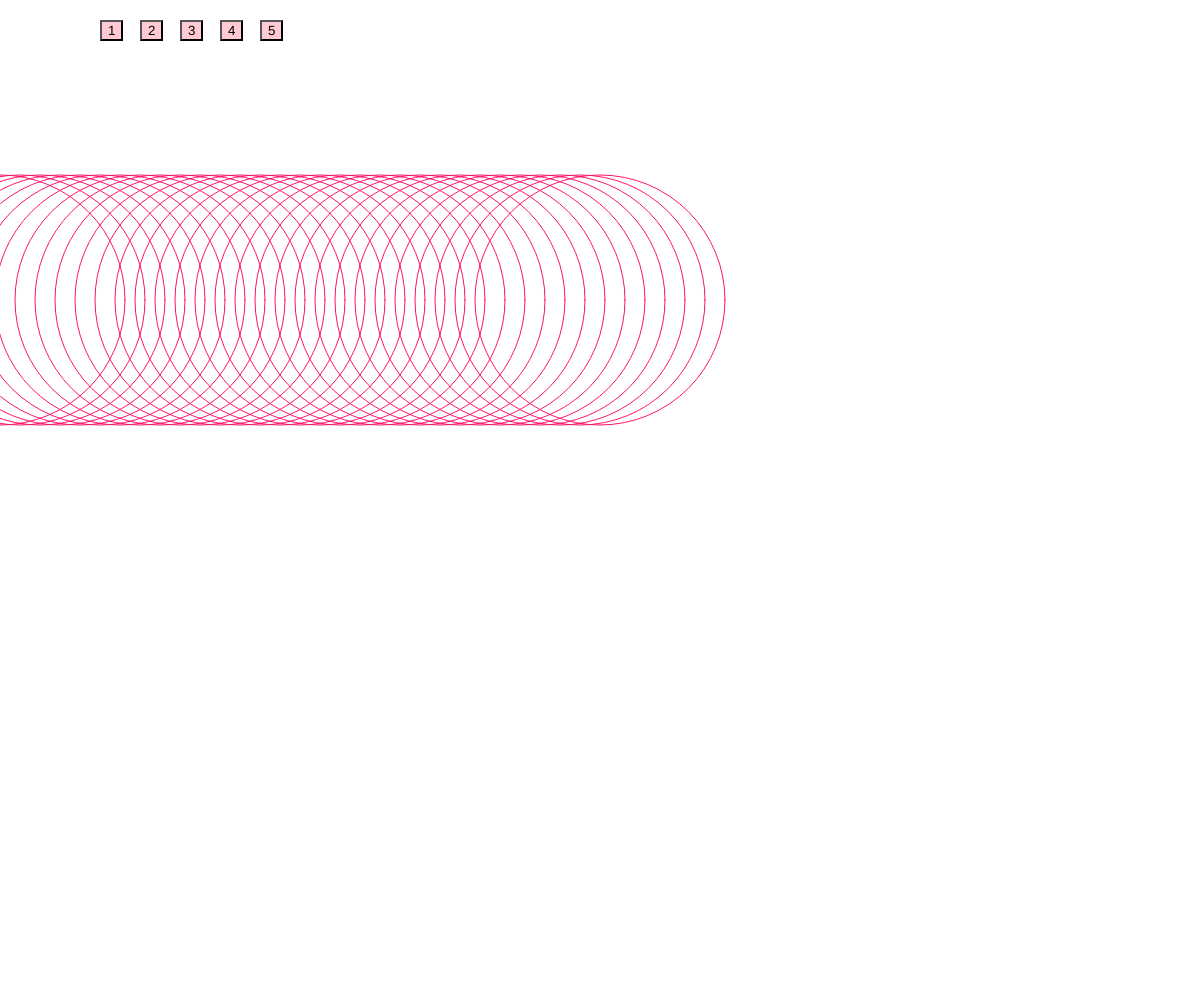
Frame 1 (no input)
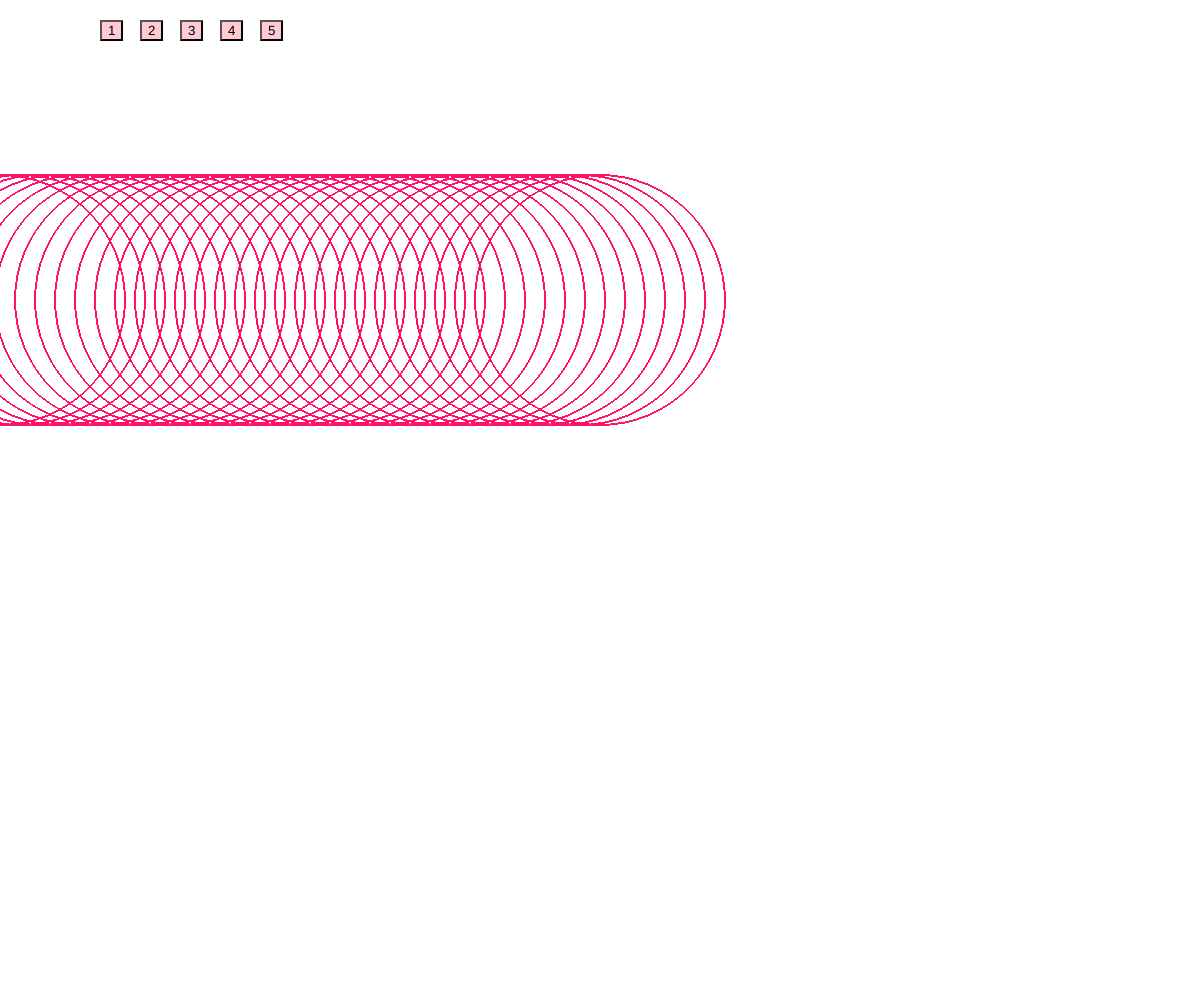
Frame 60 (no input)
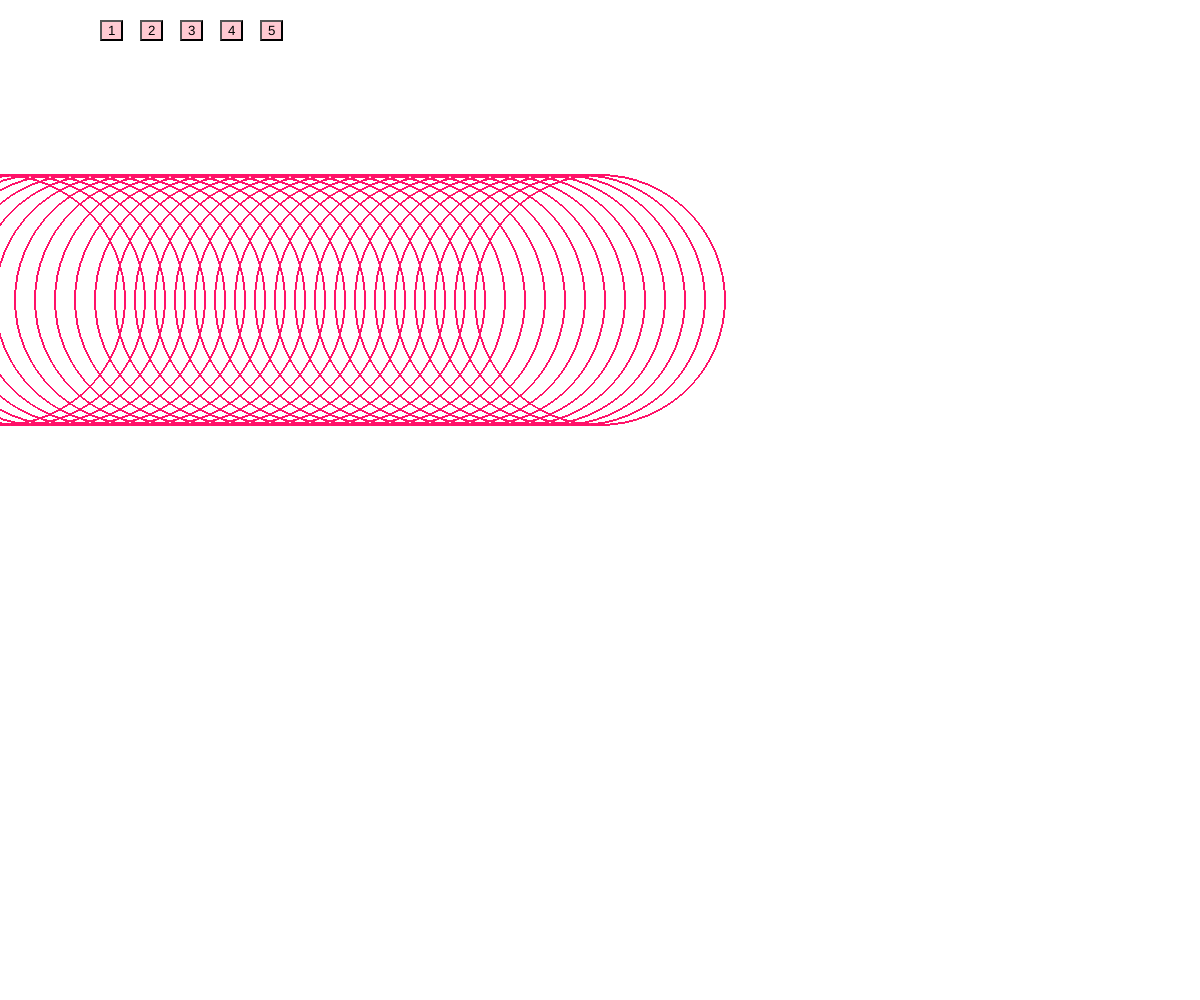
Frame 120 (the mouse pressed at the canvas centre since frame 60)

The p5.js sketch that drew these frames (run headless with seeded random() and noise() and a simulated clock; from frame 60 on, the mouse is pressed at the canvas centre):

// p5.js sketch
// ── sketch.js
let selectedEllipseNumber = 1;

let totalEllipsesCount = 600;
let spacing = 20;

function setup(){
    createCanvas(windowWidth, windowHeight);

    setupLabel();
    setupButtons();
}

function setupLabel() {
    let myDiv = createDiv('Selection:');
    myDiv.style('position', 20, spacing);
}

function setupButtons() {
    let ellipseButton1 = createButton('1');
    ellipseButton1.style('background-color', '#ffcad2');
    ellipseButton1.style('text-color', '#000000');
    ellipseButton1.position(100, spacing);
    ellipseButton1.mousePressed(function() { setSelectedEllipse(1);});

    let ellipseButton2 = createButton('2');
    ellipseButton2.style('background-color', '#ffcad2');
    ellipseButton2.style('text-color', '#000000');
    ellipseButton2.position(140, spacing);
    ellipseButton2.mousePressed(function() { setSelectedEllipse(2);});

    let ellipseButton3 = createButton('3');
    ellipseButton3.style('background-color', '#ffcad2');
    ellipseButton3.style('text-color', '#000000');
    ellipseButton3.position(180, spacing);
    ellipseButton3.mousePressed(function() { setSelectedEllipse(3);});

    let ellipseButton4 = createButton('4');
    ellipseButton4.style('background-color', '#ffcad2');
    ellipseButton4.style('text-color', '#000000');
    ellipseButton4.position(220, spacing);
    ellipseButton4.mousePressed(function() { setSelectedEllipse(4);});

    let ellipseButton5 = createButton('5');
    ellipseButton5.style('background-color', '#ffcad2');
    ellipseButton5.style('text-color', '#000000');
    ellipseButton5.position(260, spacing);
    ellipseButton5.mousePressed(function() { setSelectedEllipse(5);});
}

function setSelectedEllipse(ellipseNum) {
    selectedEllipseNumber = ellipseNum;
    clear();
}

function draw(){
    stroke('#ff1269');
    noFill();
    drawEllipses(selectedEllipseNumber);
}

function drawEllipses(selectedEllipseNumber) {
    if(selectedEllipseNumber === 1) {
        for(let count=0; count<=totalEllipsesCount; count+=spacing) {
            ellipse(count, 300, 250);
        }
        console.log(selectedEllipseNumber);
    } else if (selectedEllipseNumber === 2) {
        for(let count=0; count<=totalEllipsesCount; count+=spacing) {
            ellipse(count, 300, count/2);
        }
    } else if (selectedEllipseNumber === 3) {
        for(let count=0; count<=totalEllipsesCount; count+=spacing) {
            ellipse(count, 300, count);
        }
    } else if (selectedEllipseNumber === 4) {
        for(let count=0; count<=totalEllipsesCount; count+=spacing) {
            ellipse(count, 300, count*2);
        }
    } else if (selectedEllipseNumber === 5) {
        for(let count=0; count<=totalEllipsesCount; count+=spacing) {
            ellipse(count, 300, count*3);
        }
    }
}
